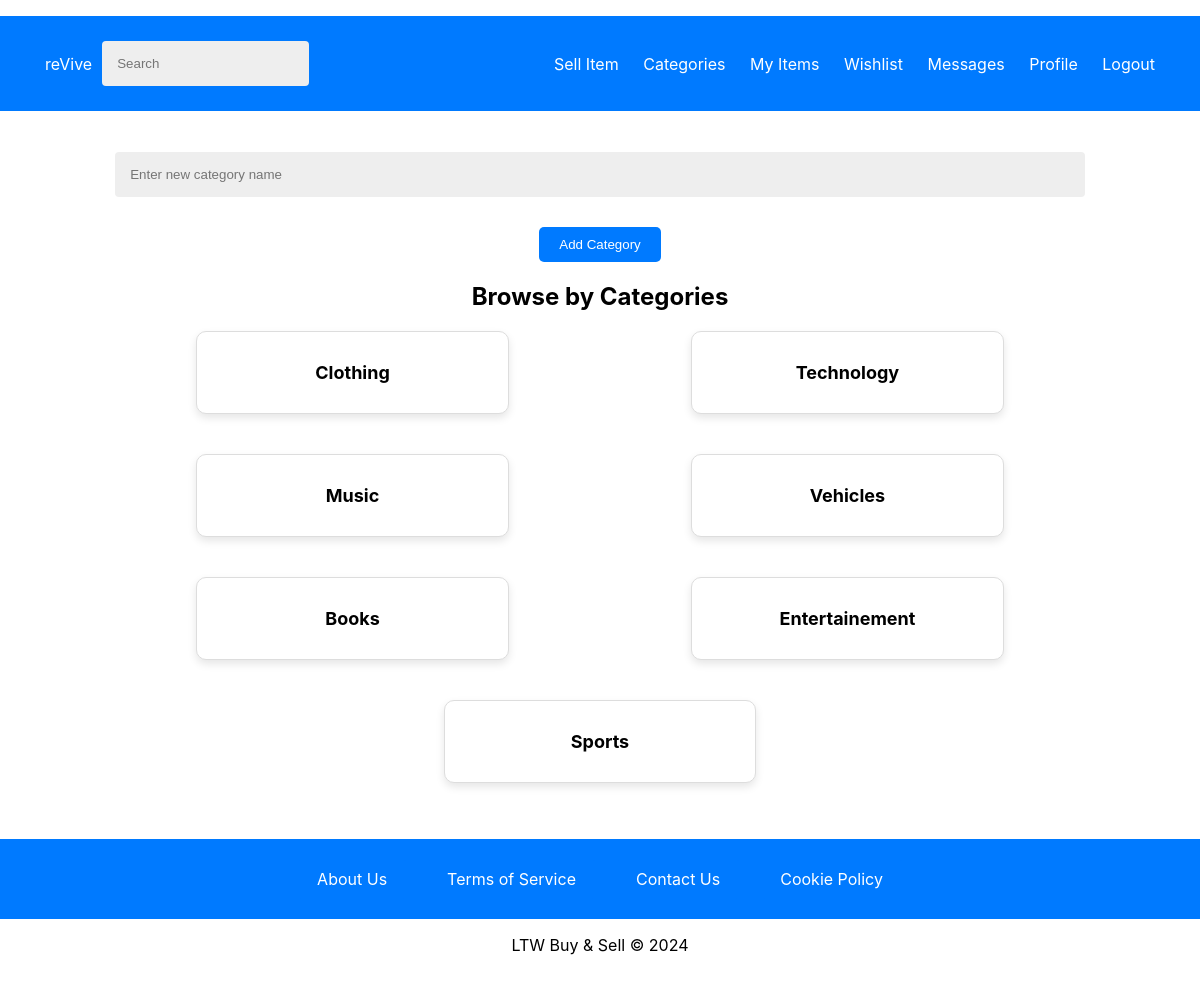
Screenshot of /pages/categories.php (signed in) with the database file from the repository.
### tables this page shows
CREATE TABLE categories (
    category_id INTEGER PRIMARY KEY AUTOINCREMENT,
    name TEXT NOT NULL UNIQUE
);

### database/users.class.php (called while the page is built, shortened)
<?php
class Users {
    public function __construct(int $id, string $name, string $username, string $email, bool $is_admin, ?string $street = null, ?string $door = null, ?string $city = null, ?string $state = null, ?string $postalCode = null) {
        $this->is_admin = $is_admin;
    }
    public static function getUser(PDO $db, int $id): ?Users {
        $stmt = $db->prepare('SELECT user_id, name, username, email, is_admin, street, door, city, state, postalCode FROM users WHERE user_id = ?');
        $stmt->execute([$id]);
        $user = $stmt->fetch(PDO::FETCH_ASSOC);
        if ($user) {
            return new Users(
                $user['user_id'],
                $user['name'],
                $user['username'],
                $user['email'],
                (bool) $user['is_admin'],
                $user['street'],
                $user['door'],
                $user['city'],
                $user['state'],
                $user['postalCode']
            );
        } else {
            return null;
        }
    }
}
?>

### database/categories.class.php (called while the page is built, shortened)
<?php
class Category {
    public static function getAllCategories(PDO $db): array {
        $stmt = $db->prepare("SELECT * FROM categories");
        $stmt->execute();
        return $stmt->fetchAll(PDO::FETCH_ASSOC);
    }
}
?>

### pages/categories.php (the view, shortened to what this page needs)
<?php
require_once(__DIR__ . '/../templates/common.php');
require_once(__DIR__ . '/../database/connection.db.php');
require_once(__DIR__ . '/../database/categories.class.php');
require_once(__DIR__ . '/../database/users.class.php');
$db = getDatabaseConnection();
$user_id = $_SESSION['user_id'];
$user = Users::getUser($db, $user_id);
$categories = Category::getAllCategories($db);
?>
<link rel="stylesheet" type="text/css" href="../styles/categories.css">
<div class="content-container">
    <?php if ($user->is_admin): ?>
        <form action="../actions/action_add_category.php" method="POST">
            <input type="text" name="category_name" placeholder="Enter new category name">
            <button type="submit" class="add-category-button">Add Category</button>
        </form>
    <?php endif; ?>
    <h2>Browse by Categories</h2>
    <div class="categories-list">
        <?php foreach ($categories as $category): ?>
            <div class="category">
                <a href="category_items.php?category_id=<?= $category['category_id']; ?>">
                    <h3><?= htmlspecialchars($category['name']) ?></h3>
                </a>
            </div>
        <?php endforeach; ?>
    </div>
</div>

### styles/register.css (style rules this page uses)
body, html { height: 100%; margin: 0; font-family: -apple-system, BlinkMacSystemFont, "Segoe UI", Roboto, "Helvetica Neue", Arial, sans-serif; }
input[type="text"], input[type="email"], input[type="password"] { width: 100%; padding: 15px; margin: 5px 0 20px 0; display: inline-block; border: none; background: #eee; border-radius: 4px; box-sizing: border-box; }

### styles/mainPage.css (style rules this page uses)
html, body { height: 100%; margin: 0; padding: 0; display: flex; flex-direction: column; font-family: -apple-system, BlinkMacSystemFont, "Segoe UI", Roboto, "Helvetica Neue", Arial, sans-serif; }
body { min-height: 100vh; display: flex; flex-direction: column; }
.content-container { text-align: center; max-width: 1200px; margin: auto; padding: 20px; flex-grow: 1; }

### styles/login.css (style rules this page uses)
body, html { height: 100%; margin: 0; font-family: -apple-system, BlinkMacSystemFont, "Segoe UI", Roboto, "Helvetica Neue", Arial, sans-serif; }
input[type="text"], input[type="email"], input[type="password"] { width: 100%; padding: 15px; margin: 5px 0 20px 0; display: inline-block; border: none; background: #eee; border-radius: 4px; box-sizing: border-box; }

### styles/categories.css (style rules this page uses)
.content-container { text-align: center; max-width: 1200px; margin: auto; padding: 20px; }
.categories-list { display: flex; flex-wrap: wrap; justify-content: space-around; gap: 20px; }
.category { flex: 0 1 calc(30% - 20px); border: 1px solid #ddd; border-radius: 10px; background-color: #fff; box-shadow: 0 4px 8px rgba(0, 0, 0, 0.1); padding: 20px; margin-bottom: 20px; text-align: center; transition: transform 0.2s; }
.category a { text-decoration: none; color: black; }
.category h3 { margin: 10px 0; font-size: 18px; color: black; }
.add-category-button { margin-top: 10px; padding: 10px 20px; background-color: #007aff; color: white; border: none; border-radius: 5px; cursor: pointer; transition: background-color 0.3s; }

### rows the page displays
categories: name "Clothing"
categories: name "Technology"
categories: name "Music"
categories: name "Vehicles"
categories: name "Books"
categories: name "Entertainement"
categories: name "Sports"
